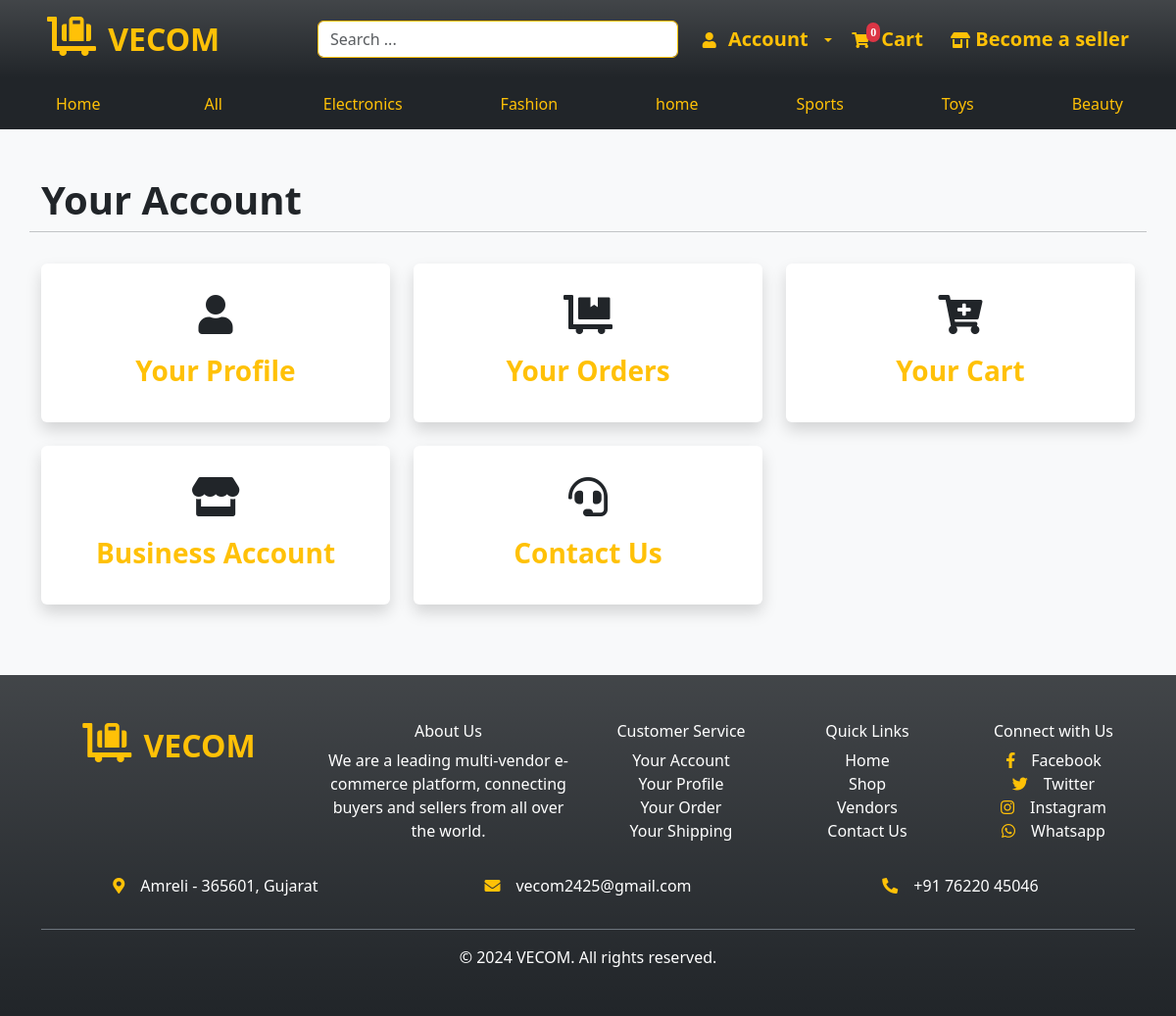
The page /account.php on the database its author committed.
### tables this page shows
CREATE TABLE `category` (
  `ca_id` int(11) NOT NULL,
  `ca_name` varchar(50) NOT NULL
);

### menubar.php (the view, shortened to what this page needs)
<div class="container-fuild sticky-top d-flex justify-content-around align-items-center bg-dark bg-gradient py-3 px-xl-5">
    <div class="col-lg-3 col-sm-3 col-3 text-center text-xl-start">
        <a href="index.php" class="text-decoration-none text-warning">
            <i class="fs-1 fas fa-luggage-cart"></i> <b class="ms-2 fs-2 d-none d-md-inline d-lg-inline fw-bold">VECOM</b>
        </a>
    </div>
    <div class="col-lg-4 col-sm-4 col-4 text-center">
        <form action="" class="d-none d-sm-inline d-lg-inline">
            <div class="input-group">
                <div class="input-group flex-nowrap">
                    <input type="text" id="search" class="dropdown-toggle border-warning form-control" placeholder="Search ..." aria-label="Username" aria-describedby="addon-wrapping" role="button" id="dropdownMenuLink" data-toggle="dropdown" aria-haspopup="true" aria-expanded="false" autocomplete="off">
                        <?php
                        include("connection.php");
                        ?>
                </div>
            </div>
        </form>
    </div>
    <div class="col-lg-5 col-sm-5 col-5 text-center text-xl-end">
        <?php
        if (isset($_SESSION['user'])) {
        ?>
            <a class="text-decoration-none text-warning rounded-5 border-0 dropdown-toggle" href="" role="button" id="dropdownMenuLink" data-toggle="dropdown" aria-haspopup="true" aria-expanded="false">
                <i class="fs-5 fas fa-user-circle"></i>
                <span class="p-2 fs-5 fw-semibold d-none d-sm-none d-lg-inline"><?php echo $_SESSION['user']['c_first_name']; ?></span>
            </a>
            <div class="dropdown-menu dropdown-menu-right" aria-labelledby="dropdownMenuLink">
                <a class="dropdown-item" href="account.php">Your Account</a>
                <a class="dropdown-item" href="user_profile.php">Your Profile</a>
                <a class="dropdown-item" href="order.php">Your Order</a>
                <div class="dropdown-divider"></div>
                <a class="dropdown-item" href="logout_customer.php">Logout</a>
            </div>
        <?php
        } else {
        ?>
            <a class="text-warning text-decoration-none dropdown-toggle" href="#" role="button" id="dropdownMenuLink" data-toggle="dropdown" aria-haspopup="true" aria-expanded="false">
                <i class="fas fa-user"></i>
                <span class="p-2 fs-5 fw-semibold d-none d-sm-none d-lg-inline">Account</span>
            </a>
        <?php
        }
        ?>
        <a href="cart.php" id="cart_num" class="text-decoration-none p-3">
            <i class="fas fa-shopping-cart text-warning position-relative">
                <span class="position-absolute p-1 top-0 mx-1 start-25 translate-middle badge rounded-pill bg-danger">
                    <?php
                    if (isset($_SESSION['user'])) {
                        $sel_cart_query = "SELECT * FROM cart WHERE c_id='" . $_SESSION['user']['c_id'] . "'";
                        $sel_cart_ans = mysqli_query($c, $sel_cart_query);
                        $cart_num = mysqli_num_rows($sel_cart_ans);
                        echo $cart_num;
                    } else {
                        $cart_num = 0;
                        echo $cart_num;
                    }
                    ?>
            </i>
            <b class="text-warning mx-2 fs-5 fw-semibold d-none d-sm-none d-lg-inline">Cart</b>
        </a>
        <a href="seller/index.php" target="_blank" class="text-decoration-none text-warning"><i class="fas fa-store-alt"></i><b class="fs-5 fw-semibold d-none d-sm-none d-lg-inline"> Become a seller</b> </a>
    </div>
</div>
<div class="container-fuild scrolling-navbar bg-dark py-2 mt-0 px-0">
    <div class="px-1 hide-scrollbar d-flex justify-content-around align-items-center text-warning">
        <a href="index.php">Home</a>
        <a href="shop.php">All</a>
        <?php
            include("connection.php");
            $sel_category="SELECT * FROM category";
            $sel_cat_ans=mysqli_query($c,$sel_category);
            while($fcat=mysqli_fetch_array($sel_cat_ans)){
        ?>
        <form action="shop.php" method="POST" class="p-0 m-0">
            <button type="submit" class=" btn border-0 text-warning">
                <?php echo $fcat['ca_name']; ?>
            </button>
        </form>
        <?php
            }
        ?>
    </div>
</div>

### menubar.php (style rules this page uses)
.scrolling-navbar { overflow-x: auto; white-space: nowrap; -ms-overflow-style: none; scrollbar-width: none; }
.hide-scrollbar a { padding: 0 15px; color: inherit; text-decoration: none; }

### rows shown on the page
category: ca_name "Electronics"
category: ca_name "Fashion"
category: ca_name "home"
category: ca_name "Sports"
category: ca_name "Toys"
category: ca_name "Beauty"

### other values the page prints
$cart_num "0"
